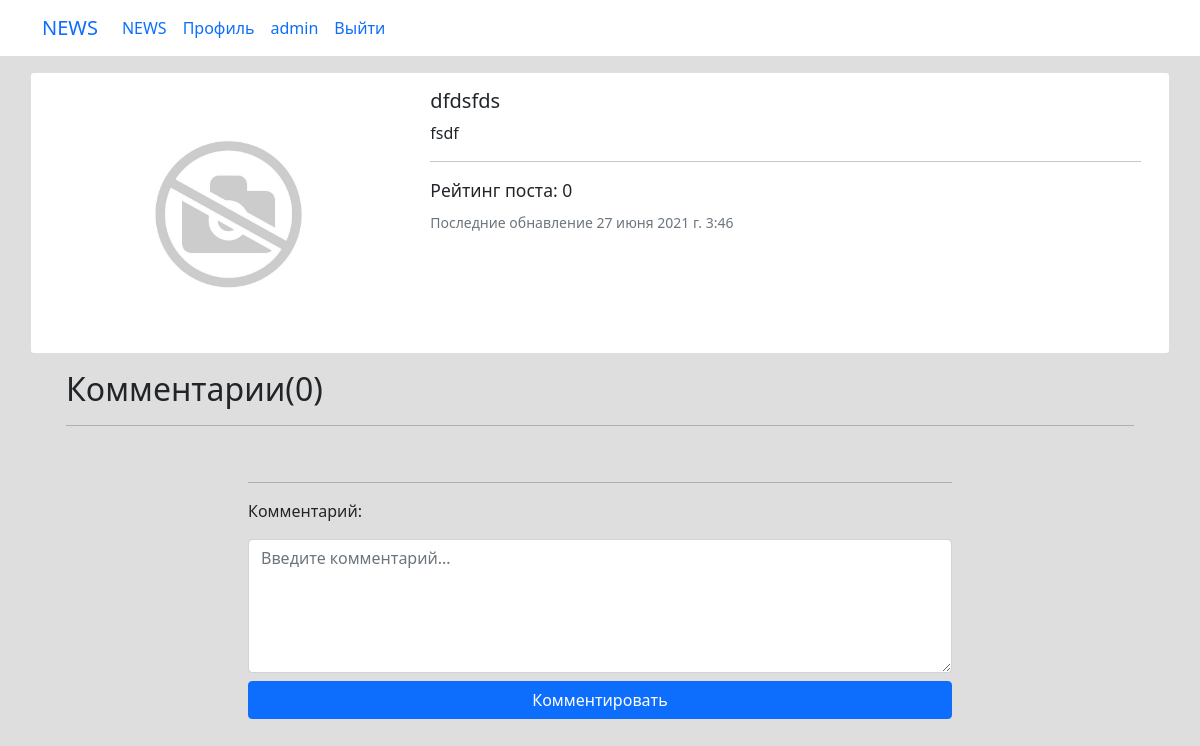
Before: /news/188 (signed in) with the older database file.
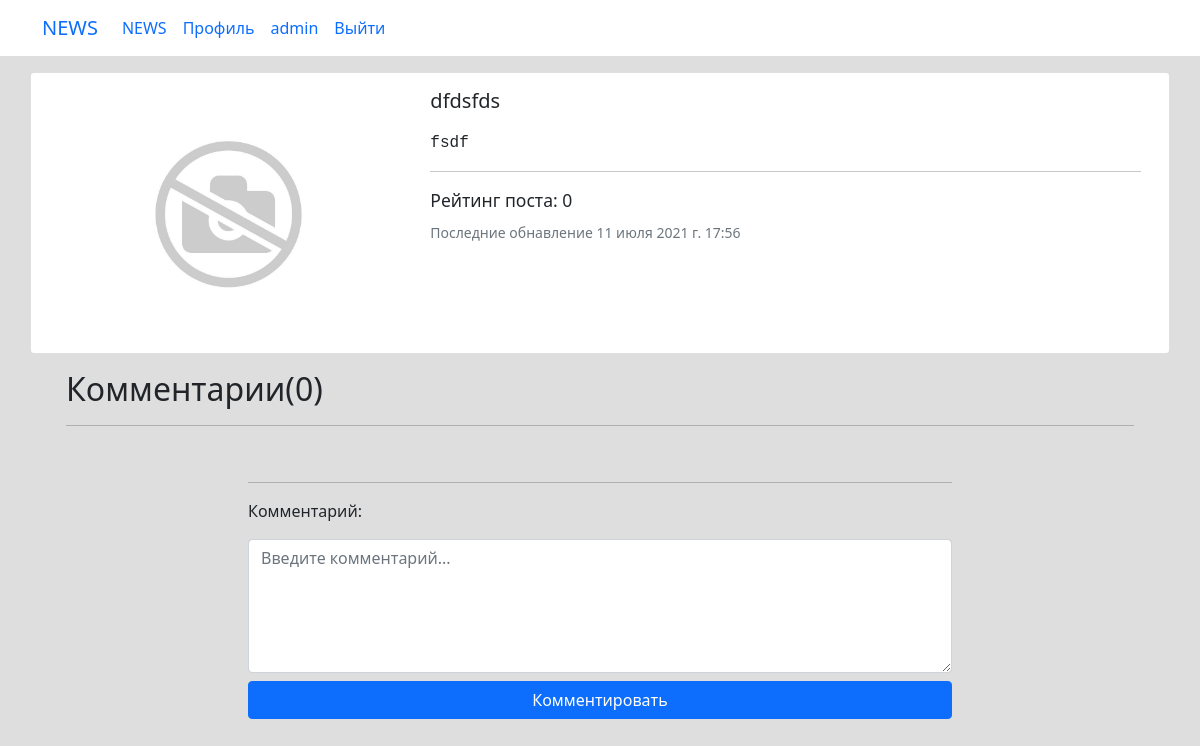
After: the same page with the newer database file.
### news/models.py (models this page shows, shortened)
class Post(models.Model):
    PostAuthor = models.ForeignKey(Author, on_delete=models.CASCADE, verbose_name='Автор поста')
    PostNews = 'PN'
    PostArticle = 'PA'
    POSITIONS = [
        (PostArticle, 'Статья'),
        (PostNews, 'Новость'),
    ]
    postCategory = models.ManyToManyField(Category, verbose_name='Категория поста',  through='PostCategory')
    title = models.CharField(max_length=50, verbose_name='Название')
    positions = models.CharField(max_length=2, choices=POSITIONS, default=PostArticle, verbose_name='Тип поста')
    category_id = models.ForeignKey(Category, verbose_name='Категория', null=True, on_delete=models.CASCADE, related_name='category_id')
    data = models.DateTimeField(auto_now_add=True, verbose_name='Дата создания')
    data_update = models.DateTimeField(auto_now=True, verbose_name='Дата редактирования')
    photo = models.ImageField(upload_to='photos/%Y/%m/%d/', verbose_name='Фото', blank=True, default='/photos/def/1.jpg/')
    previewName = models.CharField(max_length=128, verbose_name='Превью поста')
    text = RichTextField(blank=True, null=True, verbose_name='Текст поста')
    rating = models.SmallIntegerField(default=0, verbose_name='Рейтинг')
    public = models.BooleanField(default=True, verbose_name='Опубликовано')
    class Meta:
        verbose_name = 'Пост'
        verbose_name_plural = 'Посты'

### news/views.py (the view, shortened to what this page needs)
# urls.py: path('<int:pk>', new.as_view(), name='news_detail'),
class new(LoginRequiredMixin, PermissionRequiredMixin, DetailView):
    model = Post
    template_name = 'new_home.html'
    context_object_name = 'new'
    permission_required = 'news.view_post'
    form = CommentForm
    def get_context_data(self, **kwargs):
        context = super().get_context_data(**kwargs)
        post_comments_count = Comment.objects.all().filter(post=self.object.id).count()
        post_comments = Comment.objects.all().filter(post=self.object.id)
        context['pc_post'] = PostCategory.objects.filter(pcPost=self.kwargs['pk'])
        context.update({
            'form': self.form,
            'post_comments': post_comments,
            'post_comments_count': post_comments_count
        })
        return context
    def get_object(self, *args, **kwargs):
        obj = cache.get(f"new-{self.kwargs['pk']}", None)
        if not obj:
            obj = super().get_object(queryset=self.get_queryset())
            cache.set(f"new-{self.kwargs['pk']}", obj)
        return obj

### templates/new_home.html (shortened to what this page needs)
<!doctype html>
<html lang="en">
<head>{% extends 'flatpages/base.html' %} {% load custom_filters %}
{%block content%}
<div class="card mb-3" style="max-width: 1920px;">
    <div class="row g-0">
        <div class="col-md-4">
            {%if new.photo%}
            <img src="{{new.photo.url}}" class="img-fluid rounded-start" alt="...">
            {%endif%}
        </div>
        <div class="col-md-8">
            <div class="card-body">
                <h5 class="card-title">{{new.title}}</h5>
                <p class="card-text">{{new.text|safe}}</p>
                <hr>
                <h5 class="card-text"><small class="text-dark">Рейтинг поста: {{new.rating}}</small></h5>
                <p class="card-text"><small class="text-muted">Последние обнавление {{new.data_update}}</small></p>
            </div>
        </div>
    </div>
</div>
<div class="section">
    <div class="container">
        <h2>Комментарии({{post_comments_count}})</h2
        <br>
        <hr>
        <div class="row">
            <div class="col-lg-8 mx-auto">
                <br>
                <hr>
                <form method="POST" action="{% url 'news_detail' new.pk %}">
                    <div class="form-group d-grid gap-2">
                        <label for="{{form.commentText.id_for_label}}" class="form-label">Комментарий: </label>
                        {{form.commentText}}
                        <button type="submit" class="btn btn-primary">Комментировать</button>
                    </div>
                </form>
            </div>
        </div>
    </div>
</div>
{%endblock%}

Changed rows visible on the page:
changed Post "dfdsfds": data_update "27 июня 2021 г. 3:46" → "11 июля 2021 г. 17:56"
